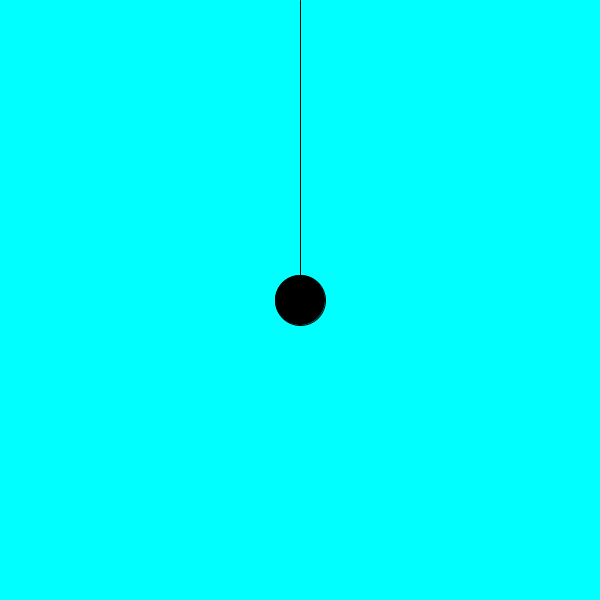
Frame 1 (no input)
Frame 60 (the mouse pressed at the canvas centre just before this capture): identical to frame 1, image omitted
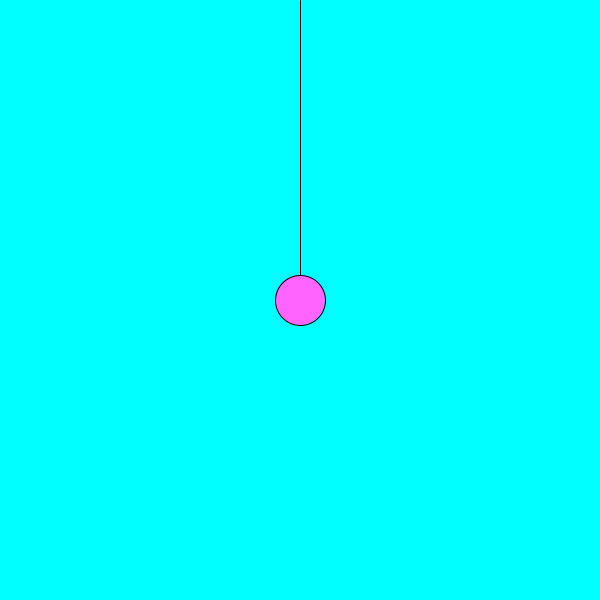
Frame 120 (the mouse held since frame 60 and released just before this capture)

The Processing sketch that drew these frames (run headless with seeded random() and noise(); from frame 60 on, the mouse is pressed at the canvas centre):

// Processing sketch: sketch_260929b
// ── sketch_260929b.pde
void setup()
{
  size (600,600);
}
void draw()
{
  int yUp = 300;
  
  background (0,255,255);
  line (300,0,300,yUp);
    
    if (mouseY <(300+25) && 
      mouseX <(300+25) &&
      mouseY >(300-25) &&
      mouseX >(300-25))
      {
        fill(400,100,400);
      }
      else fill(0,0,0);
      
  ellipse (300,yUp,50,50);

}
